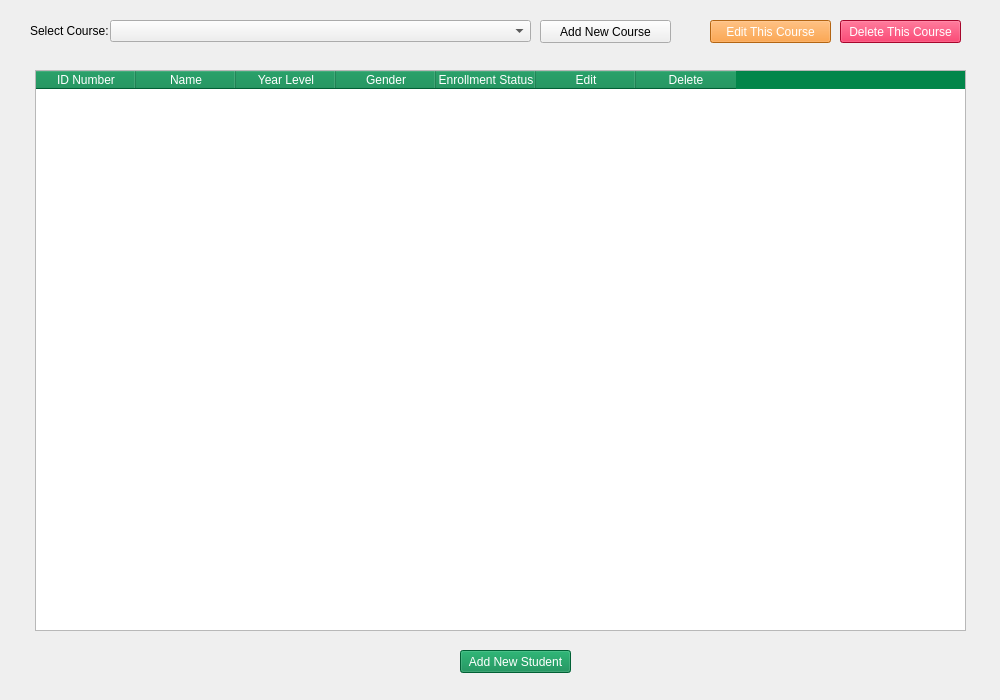
<?xml version="1.0" encoding="UTF-8"?>
<ui version="4.0">
 <class>mainWindow</class>
 <widget class="QMainWindow" name="mainWindow">
  <property name="geometry">
   <rect>
    <x>0</x>
    <y>0</y>
    <width>1000</width>
    <height>700</height>
   </rect>
  </property>
  <property name="windowTitle">
   <string>MainWindow</string>
  </property>
  <widget class="QWidget" name="centralwidget">
   <widget class="QComboBox" name="courseSelectComboBox">
    <property name="geometry">
     <rect>
      <x>110</x>
      <y>20</y>
      <width>421</width>
      <height>22</height>
     </rect>
    </property>
   </widget>
   <widget class="QLabel" name="selectCourseLabel">
    <property name="geometry">
     <rect>
      <x>30</x>
      <y>20</y>
      <width>101</width>
      <height>21</height>
     </rect>
    </property>
    <property name="text">
     <string>Select Course:</string>
    </property>
   </widget>
   <widget class="QPushButton" name="courseCreate">
    <property name="geometry">
     <rect>
      <x>540</x>
      <y>20</y>
      <width>131</width>
      <height>23</height>
     </rect>
    </property>
    <property name="text">
     <string>Add New Course</string>
    </property>
   </widget>
   <widget class="QPushButton" name="courseDelete">
    <property name="geometry">
     <rect>
      <x>840</x>
      <y>20</y>
      <width>121</width>
      <height>23</height>
     </rect>
    </property>
    <property name="styleSheet">
     <string notr="true">background-color:rgb(232, 8, 62);
color:rgb(255, 255, 255);</string>
    </property>
    <property name="text">
     <string>Delete This Course</string>
    </property>
   </widget>
   <widget class="QPushButton" name="studentCreate">
    <property name="geometry">
     <rect>
      <x>460</x>
      <y>650</y>
      <width>111</width>
      <height>23</height>
     </rect>
    </property>
    <property name="styleSheet">
     <string notr="true">background-color:  #02864a;
color: #fff;</string>
    </property>
    <property name="text">
     <string>Add New Student</string>
    </property>
   </widget>
   <widget class="QTableWidget" name="studentListTable">
    <property name="geometry">
     <rect>
      <x>35</x>
      <y>70</y>
      <width>931</width>
      <height>561</height>
     </rect>
    </property>
    <property name="sizePolicy">
     <sizepolicy hsizetype="Fixed" vsizetype="Expanding">
      <horstretch>0</horstretch>
      <verstretch>0</verstretch>
     </sizepolicy>
    </property>
    <property name="styleSheet">
     <string notr="true">QTableWidget{
	selection-color: #fff;
	selection-background-color: #573CFA;
}

QHeaderView{
	background-color: #02864a;
	color: #fff;
}

QHeaderView::section{
	background-color:  #02864a;
	color: #fff;
}</string>
    </property>
    <column>
     <property name="text">
      <string>ID Number</string>
     </property>
    </column>
    <column>
     <property name="text">
      <string>Name</string>
     </property>
    </column>
    <column>
     <property name="text">
      <string>Year Level</string>
     </property>
    </column>
    <column>
     <property name="text">
      <string>Gender</string>
     </property>
    </column>
    <column>
     <property name="text">
      <string>Enrollment Status</string>
     </property>
    </column>
    <column>
     <property name="text">
      <string>Edit</string>
     </property>
    </column>
    <column>
     <property name="text">
      <string>Delete</string>
     </property>
    </column>
   </widget>
   <widget class="QPushButton" name="courseUpdate">
    <property name="geometry">
     <rect>
      <x>710</x>
      <y>20</y>
      <width>121</width>
      <height>23</height>
     </rect>
    </property>
    <property name="styleSheet">
     <string notr="true">background-color:rgb(251, 141, 26);
color:rgb(255, 255, 255);</string>
    </property>
    <property name="text">
     <string>Edit This Course</string>
    </property>
   </widget>
  </widget>
 </widget>
 <resources/>
 <connections/>
</ui>
